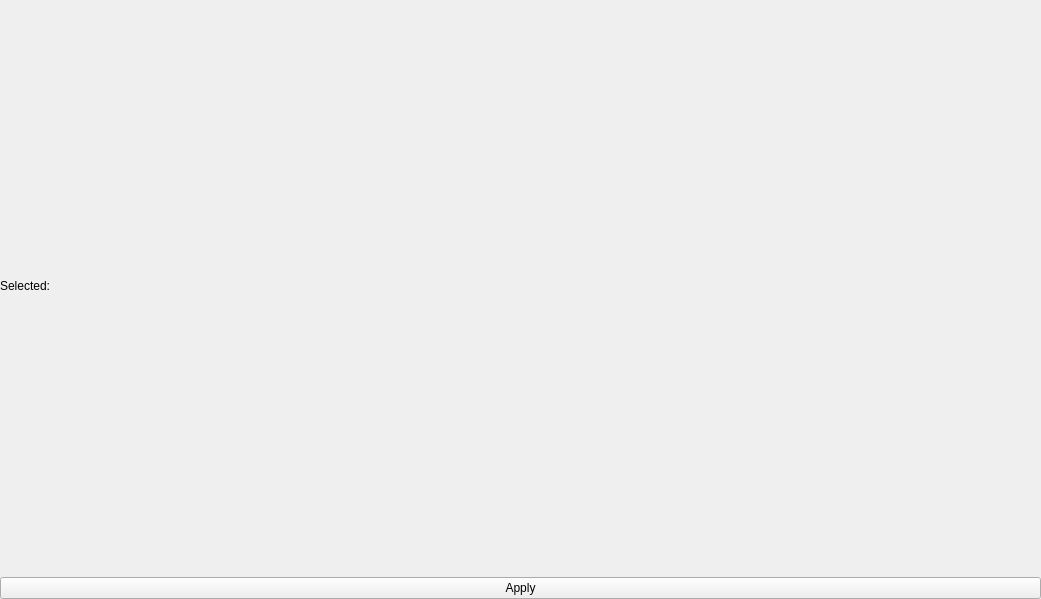
<?xml version="1.0" encoding="UTF-8"?>
<ui version="4.0">
 <class>HierarchySelector</class>
 <widget class="QWidget" name="HierarchySelector">
  <property name="geometry">
   <rect>
    <x>0</x>
    <y>0</y>
    <width>1041</width>
    <height>599</height>
   </rect>
  </property>
  <property name="windowTitle">
   <string>Form</string>
  </property>
  <layout class="QVBoxLayout" name="verticalLayout">
   <property name="margin">
    <number>0</number>
   </property>
   <item>
    <widget class="QWidget" name="hierarchyWidget" native="true"/>
   </item>
   <item>
    <widget class="QLabel" name="lblSelected">
     <property name="text">
      <string>Selected:</string>
     </property>
    </widget>
   </item>
   <item>
    <widget class="QWidget" name="listSelected" native="true"/>
   </item>
   <item>
    <widget class="QPushButton" name="btnSelect">
     <property name="text">
      <string>Apply</string>
     </property>
     <property name="icon">
      <iconset>
       <normaloff>:icons/actions/add.svg</normaloff>:icons/actions/add.svg</iconset>
     </property>
    </widget>
   </item>
  </layout>
 </widget>
   <resources>
  <include location="../icons/icons.qrc"/>
 </resources>
 <connections/>
</ui>
